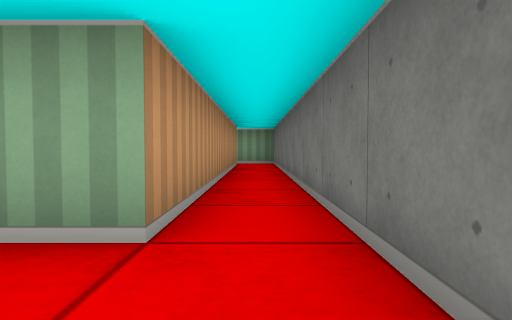
[1] (above)

16 first-person views from a walk through a cub3D ray-caster map. The camera is about half as high as the walls, tilts 2° down and sees 75° across. The floor is counted in squares. Each view is taken from the middle of a square. On the plan, view 1 faces up. The plan holds only what a view shows up to about 9 squares ahead; the rest is blank.

[2]
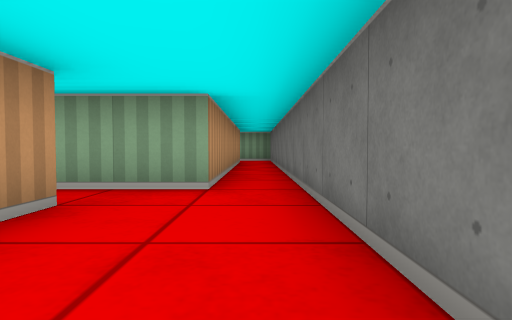

[3]
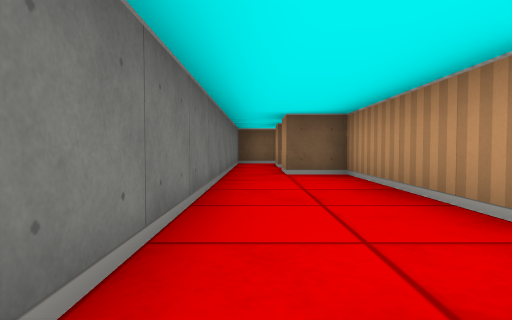

[4]
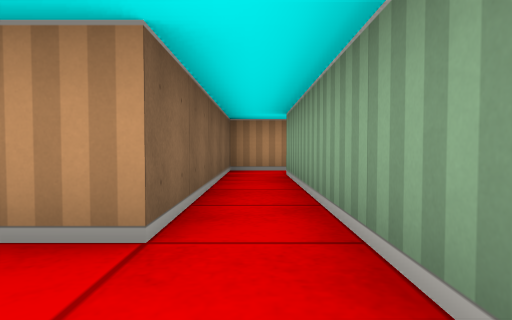

[5]
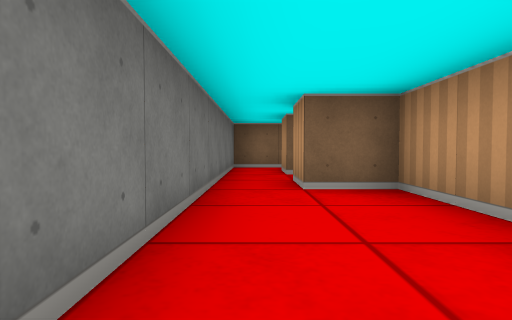

[6]
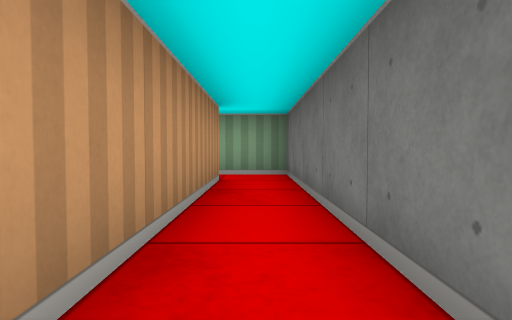

[7]
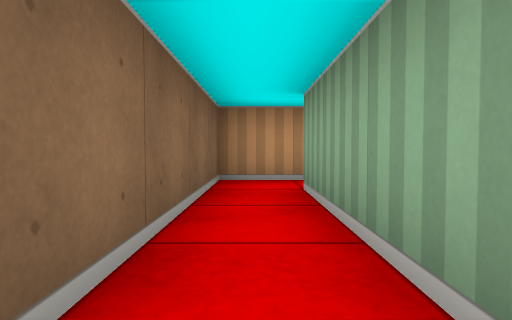

[8]
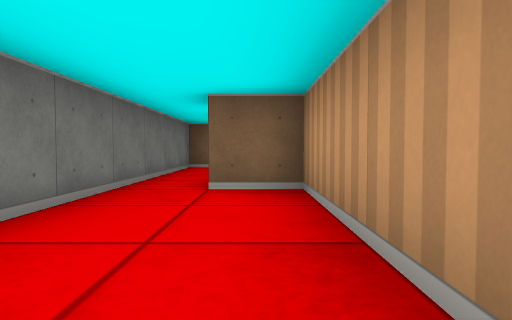

[9]
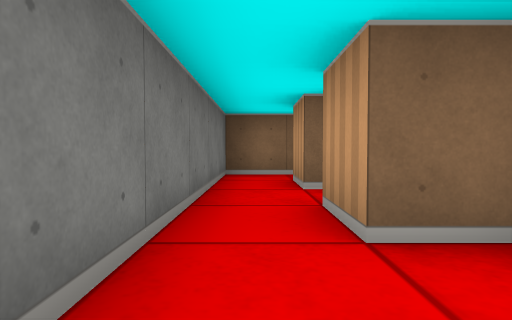

[10]
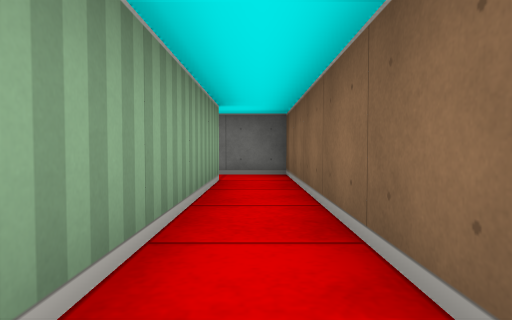

[11]
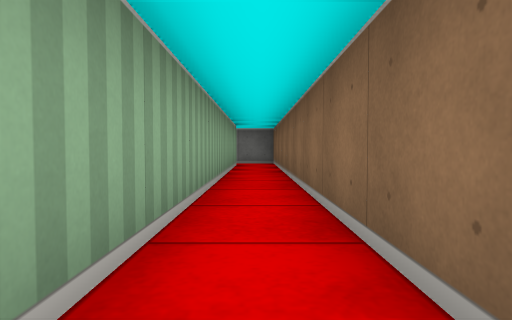

[12]
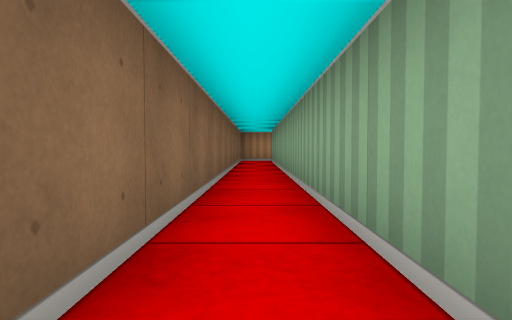

[13]
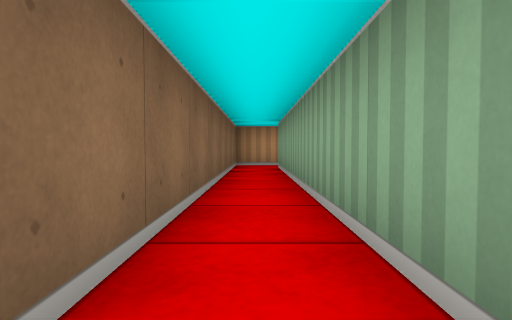

[14]
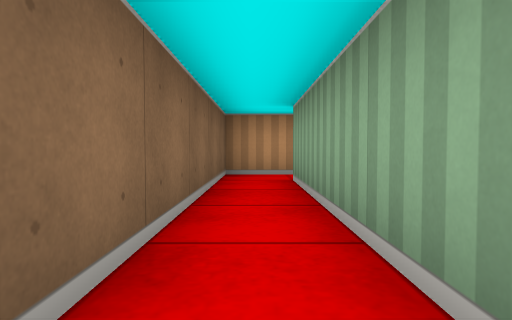

[15]
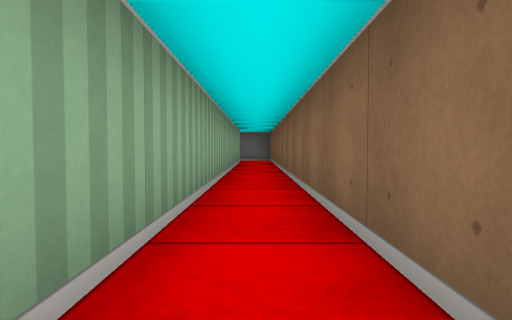

[16]
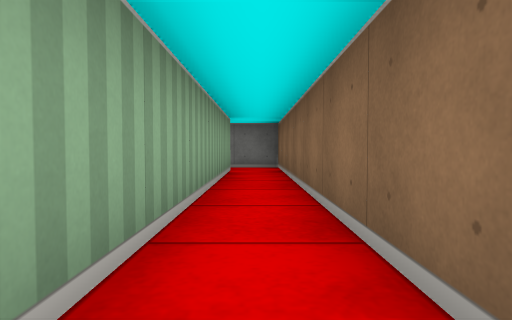

### Floor plan
Points are (right, up) in squares from view 1. A wall is a line through its corners. A room is listed if a view was taken in it or the views show most of it. See-through windows are left out.
Room 1 (views 1, 2, 4, 5, 7, 8, 9)
walls: (-0.5, 1.5) (-5.5, 1.5); (-0.5, -5.5) (-0.5, -6.5); (0.5, -6.5) (0.5, 1.5); (-6.5, 1.8) (-6.5, 0.5) (-1.5, 0.5) (-1.5, -3.5) (-0.5, -3.5) (-0.5, -4.5)
ways out: opening at (0, 2) to room 2; opening at (0, -6) to room 3; opening at (-6, 2); opening at (-1.5, -5)
Room 2 (views 3, 6)
walls: (-0.5, 8.5) (-0.5, 1.5); (0.5, 1.5) (0.5, 9.5) (-0.6, 9.5)
ways out: opening at (0, 2) to room 1; opening at (-1, 9)
Room 3 (views 10, 11, 12, 13, 14, 15, 16)
walls: (-0.5, -6.5) (-16.5, -6.5); (-17.5, -6.4) (-17.5, -7.5) (0.5, -7.5) (0.5, -6.5)
ways out: opening at (0, -6) to room 1; opening at (-17, -6)

Positions as (right, up) in squares from view 1, and headings:
1: (0, 0), facing up
2: (0, -2), facing up
3: (0, 2), facing down
4: (0, 1), facing left
5: (0, 0), facing down
6: (0, 4), facing up
7: (-2, 1), facing left
8: (-1, 0), facing down
9: (0, -2), facing down
10: (-5, -7), facing right
11: (-9, -7), facing right
12: (-6, -7), facing left
13: (-9, -7), facing left
14: (-12, -7), facing left
15: (-11, -7), facing right
16: (-7, -7), facing right
